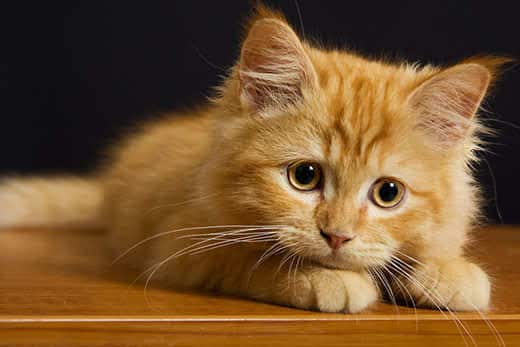
#> input picture image.jpg, 520 x 347 px, found by its file name
$ jupyter execute main.ipynb   (older library calls are emulated)
#> lines starting #> are read from the running program, lines starting #| are printed output that depends on the picture; after the words box and inside, x2 and y2 are one past the last pixel; in counts of white or black regions, pixels touching at a corner belong together; long printed decimals are rounded
# Computer Vision - Maman 1
imports

[cell 1]
import numpy as np
import cv2
import matplotlib.pyplot as plt
import grp

Constants

[cell 2]
MEAN = 10
SD = 5
SIZE = (100, 100)

Helper Functions

[cell 3]
def ranged_gausian(matrix, mean, scale, size, min_value, max_value):
    return min_value + (max_value - min_value) * (matrix - matrix.min()) / (matrix.max() - matrix.min())

### Question 1

[cell 4]
matrix = np.array(np.random.normal(MEAN, SD, SIZE))

#### <ins>Q1 a </ins>

[cell 5]
output_matrix = ranged_gausian(matrix, MEAN, SD, SIZE, min_value=0, max_value=255)
# print(matrix)

[cell 6]
output = output_matrix.astype(np.uint8)
plt.imshow(output, cmap='gray')

#### <ins>Q1 b </ins>

[cell 7]
n, bins, ignored = plt.hist(matrix, bins=30, density=True)
# draw function
plt.plot(bins, np.exp(-pow(bins - MEAN, 2) / (2 * pow(SD, 2))) / (SD * np.sqrt(2 * np.pi)))
plt.show()
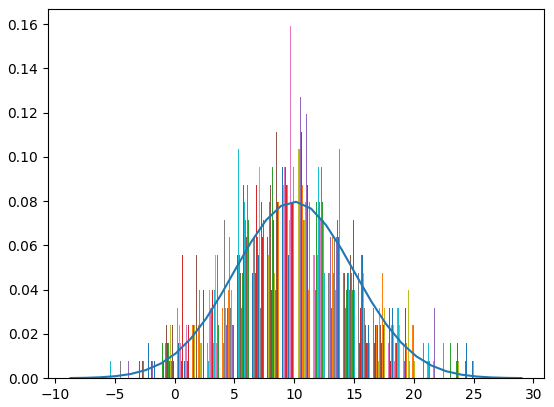
#> figure drawn by matplotlib, 1 panel; tallest bar 0.0955 high, from x = 9.02 to 9.03; tallest bar 0.119 high, from x = 9.03 to 9.04; tallest bar 0.143 high, from x = 9.04 to 9.05; curve peaks at x = 10.15, y = 0.0798

#### <ins>Q1 c </ins>

[cell 8]
# path to input image specified and
# image is loaded with imread command
file_name = 'image.JPG'
image = cv2.imread(file_name, cv2.IMREAD_UNCHANGED)
#> image is the input picture: shape (347, 520, 3); mean B, G, R 46.7, 82.6, 116.2
plt.imshow(cv2.cvtColor(image, cv2.COLOR_BGR2RGB))

[cell 9]
# convert the input image into
# grayscale color space
gray_image = cv2.cvtColor(image, cv2.COLOR_BGR2GRAY)
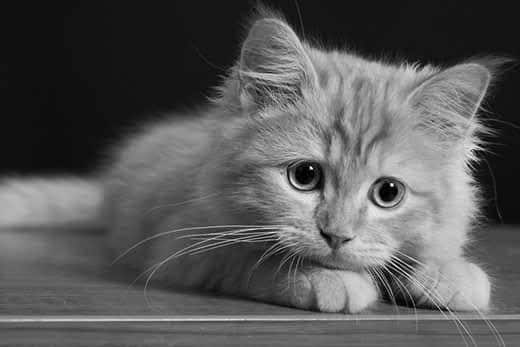
#> gray_image: shape (347, 520); min 0, max 254, mean 88.5
plt.imshow(gray_image, cmap="gray")

#### <ins>Q1 d </ins>

[cell 10]
plt.imshow(cv2.Canny(image, 100, 350), cmap="gray")

[cell 11]
plt.imshow(cv2.Canny(image, 50, 300), cmap="gray")

#### <ins>Q1 E </ins>

[cell 12]
def add_harris_points(image, harris_param):
    # modify the data type
    # setting to 32-bit floating point
#> called with harris_param = 0.08
    operatedImage = np.float32(gray_image)

    # apply the cv2.cornerHarris method
    # to detect the corners with appropriate
    # values as input parameters
    dest = cv2.cornerHarris(operatedImage, 2, 3, harris_param)

    # Results are marked through the dilated corners
    dest = cv2.dilate(dest, None)
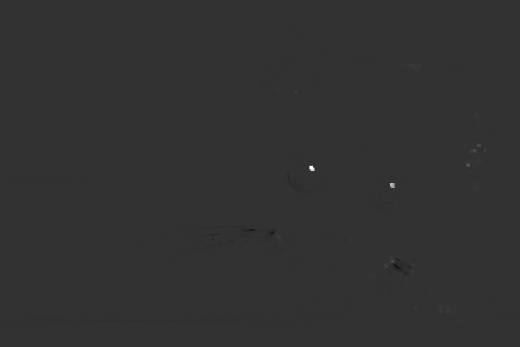
#> dest: shape (347, 520) float32; min -27937970, max 114466008, mean 23566.8; drawn with min black and max white
    # Reverting back to the original image,
    # with optimal threshold value
    image[dest > 0.01 * dest.max()]=[0, 0, 255]
#> image: shape (347, 520, 3); 0.4% of pixels changed, all inside (x1, y1, x2, y2) = (275, 40, 487, 322)

    # the window showing output image with corners
    plt.imshow(cv2.cvtColor(image, cv2.COLOR_BGR2RGB))

add_harris_points(image, 0.08)

[cell 13]
add_harris_points(image, 0.01)
#> call 2 of add_harris_points, with harris_param = 0.01
#> in add_harris_points (call 2), `dest = cv2.dilate(dest, None)`:
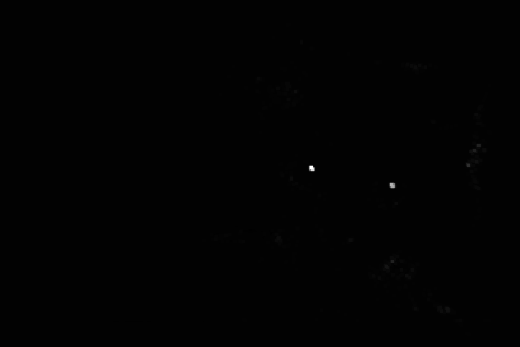
#> dest: shape (347, 520) float32; min -1651902.5, max 178449984, mean 108957.9; drawn with min black and max white
#> in add_harris_points (call 2), `image[dest > 0.01 * dest.max()]=[0, 0, 255]`:
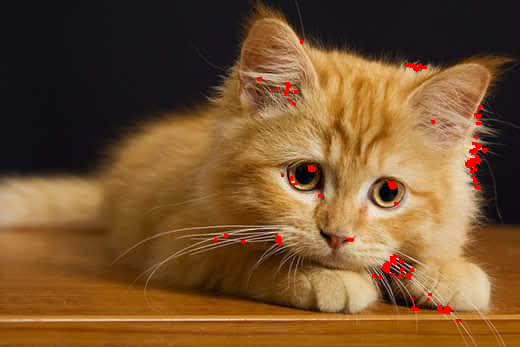
#> image: shape (347, 520, 3); mean B, G, R 46.2, 81.8, 117.2

### Question 2

The function we got as data:

[cell 14]
import cv2
from pylab import *
import numpy as np
import matplotlib.pyplot as plt
def log_filt(ksize, sig):
    std2 = float( sig**2 )
    x = np.arange( -(ksize-1)/2, (ksize-1)/2+1, 1)
    y = np.arange( -(ksize-1)/2, (ksize-1)/2+1, 1)
    X, Y = np.meshgrid(x, y)
    arg = -(X*X + Y*Y)/(2*std2);

    h = np.exp(arg);
    eps = sys.float_info.epsilon
    h[h < eps*np.max(h)] = 0;

    sumh = np.sum(h)
    if sumh != 0:
       h  = h/sumh

       # now calculate Laplacian
    h1 = h*(X*X + Y*Y - 2*std2)/(std2**2);
    h = h1 - np.sum(h1)/(ksize*ksize) # make the filter sum to zero

    return h

Implementation:

[cell 15]
k = 2 ** 0.25
sigma = 2
n = 12
file_name = 'butterfly.jpg'
image = cv2.imread(file_name, cv2.IMREAD_UNCHANGED)
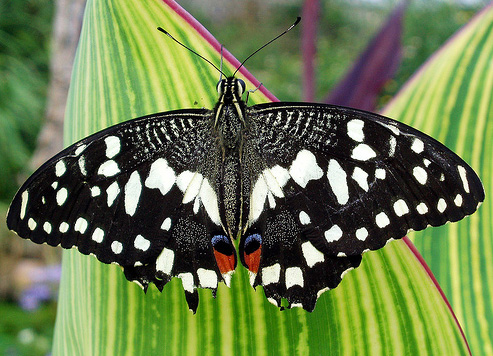
#> input picture butterfly.jpg, 493 x 356 px
#> image is the input picture: shape (356, 493, 3); mean B, G, R 76.9, 123.5, 106.9
image_gray = cv2.cvtColor(image, cv2.COLOR_BGR2GRAY)
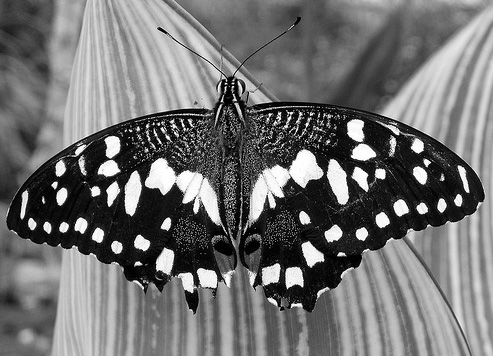
#> image_gray: shape (356, 493); min 0, max 255, mean 113.3
plt.imshow(image_gray, cmap="gray")

[cell 16]
plt.imshow(cv2.cvtColor(image, cv2.COLOR_BGR2RGB))

[cell 17]
def LoG_pyramid(img, n, k, sigma):
#> called with n = 12, k = 1.19, sigma = 2
    log_images = [] #to store responses
    for i in range(0, n):
        y = np.power(k,i)
        sigma_1 = sigma*y #sigma
        filter_size = 2 * np.ceil(3 * sigma_1) + 1
        filter_log = log_filt(filter_size, sigma_1) * (sigma_1 ** 2) #filter generation
        image = cv2.filter2D(img,cv2.CV_64F,filter_log)  # convolving image
        log_images.append(image)
#> this loop made 12 passes
#> pass 3, in LoG_pyramid, `image = cv2.filter2D(img,cv2.CV_64F,filter_log)`:
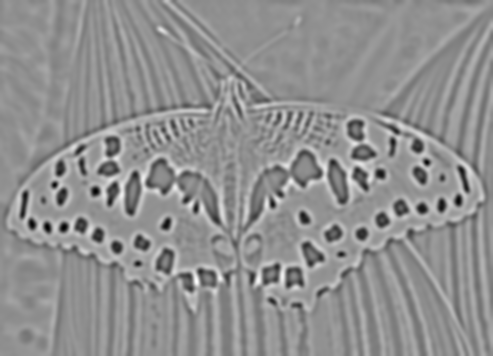
#> image: shape (356, 493) float64; min -142.7, max 108.7, mean 0; drawn with min black and max white
#> after the loop, log_images = 12 items
    log_image_np = np.array([i for i in log_images]) # storing the #in numpy array
    return log_image_np


log_image_np = LoG_pyramid(image_gray, n, k, sigma)
log_image_np = log_image_np
for i in range(12):
    log_image_np[i] = np.square(log_image_np[i])
    print(log_image_np[i].shape)
    plt.imshow(log_image_np[i], cmap="gray")
    plt.show(block=True)
#> this loop made 12 passes
#> pass 1, `plt.show(block=True)`:
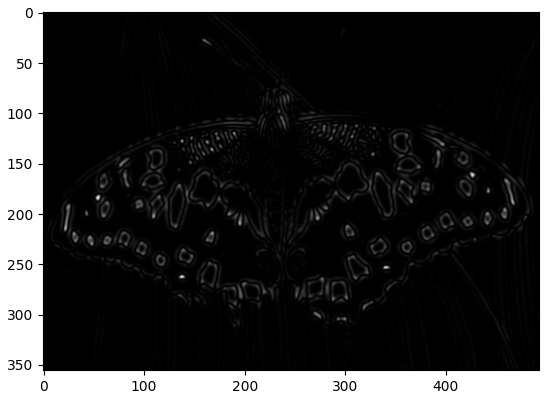
#> figure drawn by matplotlib, 1 panel

2.b

[cell 18]
def maximaDetection(img, log_pyramid, window, depth, sigma, k, threshold=0.03):
#> called with log_pyramid = array of shape (12, 356, 493), window = 9, depth = 3, sigma = 2, k = 1.19, threshold = 12
    half_window = window // 2
    half_depth = depth // 2
    row, col, ch = img.shape
#> row = 356; col = 493; ch = 3
    scales = log_pyramid.shape[0]
#> scales = 12
    blobs = []
    #np.pad()
    for s in range(half_depth, scales-half_depth):
        for i in range(half_window, row-half_window):
            for j in range(half_window, col-half_window):
                slice_pyramid = log_pyramid[max(0,s-half_depth):min(s+half_depth+1,scales-1), max(0,i-half_window):min(i+half_window+1,row-1), max(0,j-half_window):min(j+half_window+1,col-1)]
                result = np.amax(slice_pyramid)
                if result >= threshold:
                    z, x, y = np.unravel_index(slice_pyramid.argmax(), slice_pyramid.shape)
                    blobs.append((x+i-half_window-1, y+j-half_window-1,k**(z+s-half_depth-1)*sigma**2))
#> after the loop, blobs = 1681793 items
    return blobs

blobs = maximaDetection(image,log_image_np, 9, 3,sigma, k, n)
#> blobs = 1681793 items

[cell 19]
def draw_blobs(image, blobs):
    out_image = image
    for blob in blobs:
        print(blob)
        cv2.circle(out_image, (blob[0],blob[1]), 3, (0,0,255), 1)
#> this loop made 1681793 passes
#> blob on passes 1 to 3: (7, -1, 4.76), (7, 0, 4.76), (4, 7, 4.76)
#| (7, -1, 4.757)
#| (7, 0, 4.757)
#| (4, 7, 4.757)
#| (4, 7, 4.757)
#| (4, 7, 4.757)
#| (4, 7, 4.757)
#| (4, 7, 4.757)
#| (4, 7, 4.757)
#> (further printed lines are left out)
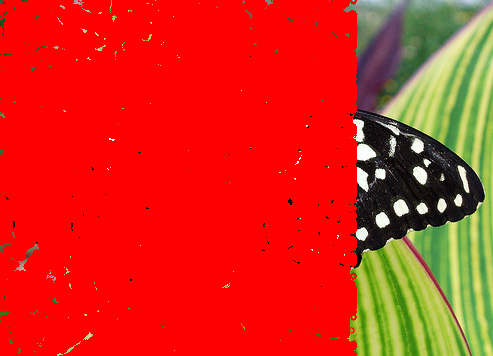
#> out_image: shape (356, 493, 3); mean B, G, R 22.9, 40.1, 216.5
    return out_image
out_image = draw_blobs(image, blobs)
plt.imshow(cv2.cvtColor(out_image, cv2.COLOR_BGR2RGB))
